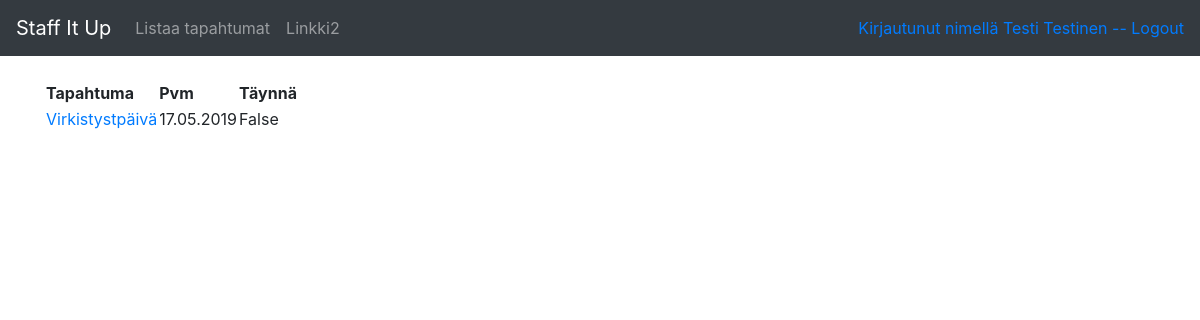
The page /user/events (signed in) on the database as committed earlier.
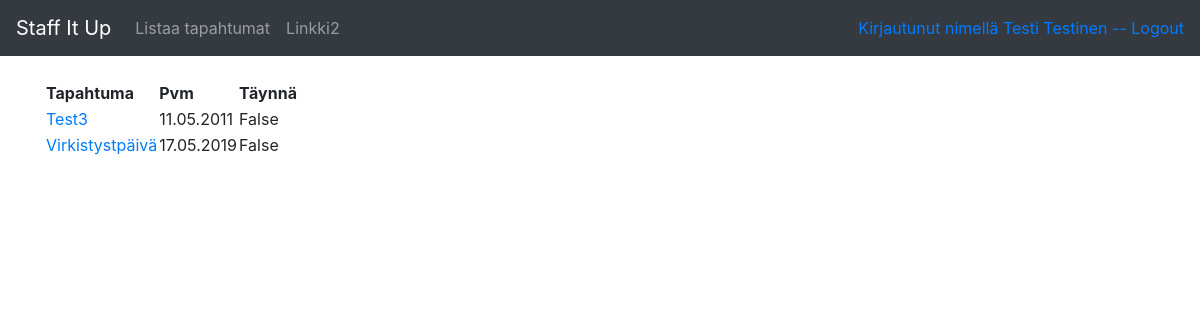
The same page on the database as committed later.
### application/auth/models.py (models this page shows, shortened)
class User(db.Model):
    __tablename__ = "account"
    id = db.Column(db.Integer, primary_key=True)
    date_created = db.Column(db.DateTime, default=db.func.current_timestamp())
    date_modified = db.Column(db.DateTime, default=db.func.current_timestamp(),
                              onupdate=db.func.current_timestamp())
    name = db.Column(db.String(144), nullable=False)
    username = db.Column(db.String(20), nullable=False)
    password = db.Column(db.String(30), nullable=False)
    email = db.Column(db.String(144))
    phone = db.Column(db.String(20))
    roles = db.relationship("Role", secondary="account_role")
    def is_authenticated(self):
        return True

### application/events/models.py (models this page shows, shortened)
class Event(db.Model):
    id = db.Column(db.Integer, primary_key=True)
    type = db.Column(db.String(144), nullable=False)
    date = db.Column(db.Date, nullable=False)
    pax = db.Column(db.Integer)
    info = db.Column(db.String(500))
    staffed = db.Column(db.Boolean, nullable=False)
    assignments = db.relationship("Assignment", backref='event', lazy=True)

### application/events/views.py (the view)
@app.route("/user/events", methods=["GET"])
@login_required(role="user")
def events_userindex():
    events = Event.query.all()
    return render_template("user/events/list.html", events = Event.query.order_by(Event.date).all())

### application/__init__.py (called while the page is built)
def login_required(role="ANY"):
    def wrapper(fn):
        @wraps(fn)
        def decorated_view(*args, **kwargs):
            if not current_user.is_authenticated():
                return login_manager.unauthorized()
            unauthorized = False
            if role != "ANY":
                unauthorized = True
                if role == "admin":
                    login_manager.login_view = "admin_login"
                for user_role in current_user.roles:
                    if user_role.name == role:
                        unauthorized = False
                        break
            if unauthorized:
                return login_manager.unauthorized()
            login_manager.login_view = "auth_login"
            return fn(*args, **kwargs)
        return decorated_view
    return wrapper

@login_manager.user_loader
def load_user(user_id):
    return User.query.get(user_id)

### application/templates/user/events/list.html
{% extends "user/layout.html" %}
{% block body %}
  <table>
    <tr>
      <th>Tapahtuma</th>
      <th>Pvm</th>
      <th>Täynnä</th>
    </tr>
    {% for event in events %}
      {% if event.assignments %}
      <tr>
        <td>
          <a href="{{ url_for('event_details_user', event_id=event.id) }}">{{ event.type }}</a>
        </td>
        <td>{{ event.date.strftime("%d.%m.%Y") }}</td>
        <td>{{ event.staffed }}</td>
      </tr>
      {% endif %}
    {% endfor %}
  </table>
{% endblock %}

### application/templates/user/layout.html (shortened to what this page needs)
<!DOCTYPE html>
  <html>
    <head>
      <link rel="stylesheet" href="https://maxcdn.bootstrapcdn.com/bootstrap/4.0.0/css/bootstrap.min.css">
    </head>
    <body>
      <nav class="navbar navbar-expand-md navbar-dark bg-dark mb-4">
	      <a class="navbar-brand" href="{{ url_for('user_index') }} ">Staff It Up</a>
	        <div class="collapse navbar-collapse" id="navbarCollapse">
            <ul class="navbar-nav mr-auto">
              <li class="nav-item">
                <a class="nav-link" href="{{ url_for('events_userindex') }}">Listaa tapahtumat</a>
              </li>
              <li class="nav-item">
                <a class="nav-link" href="{{ url_for('user_index') }}">Linkki2</a>
              </li>
            </ul>
            <div class="form-inline mt-2 mt-md-0">
	            {% if current_user.is_authenticated %}
	            <a href="{{ url_for('auth_logout') }}">Kirjautunut nimellä {{ current_user.name }} -- Logout</a>
	            {% endif %}
            </div>
	        </div>
        </nav>
        <main role="main" class="container">
	        {% block body %}{% endblock %}
      </main>
    </body>
  </html>

Rows that differ between the two databases and show on the page:
added Event: type "Test3", date "11.05.2011", staffed "False"
